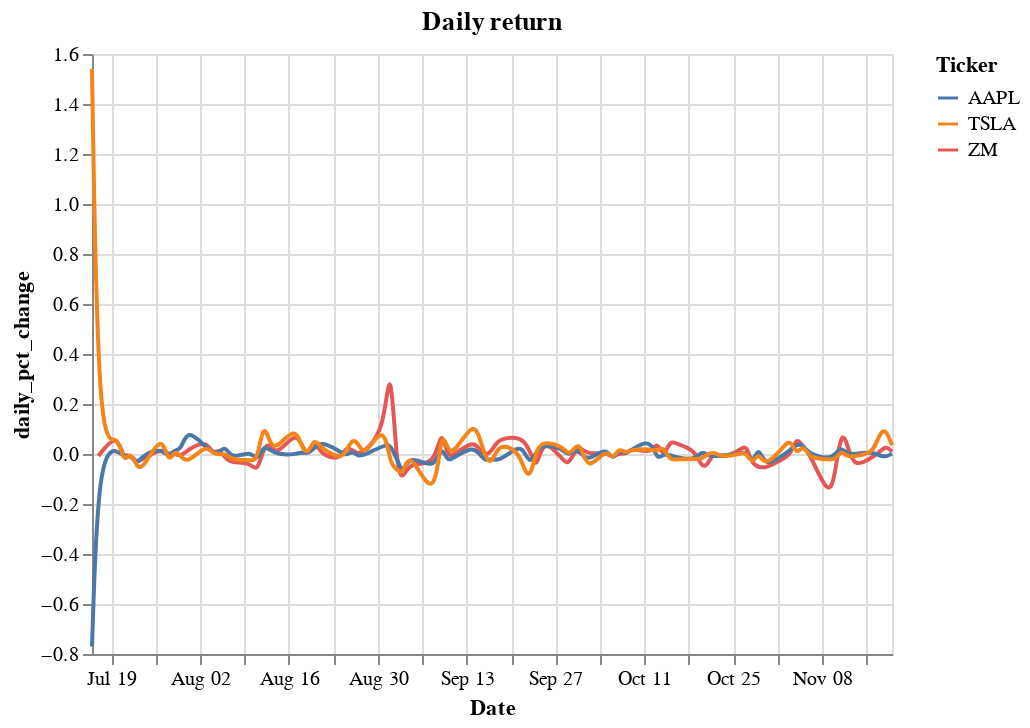

Here is the notebook cell this chart was saved with:
### Code cell
# plotting daily return

alt.Chart(df,title = 'Daily return').mark_line(interpolate='basis', ).encode(
    x='Date:T',
    y='daily_pct_change:Q',
    color='Ticker:N'
)

### Figure 1 — Vega-Lite specification as saved in the notebook (floating-point values rounded to 4 significant figures; data arrays with more than 128 entries replaced by an {"elided": "..."} marker saying what was removed)
{"config": {"view": {"continuousWidth": 400, "continuousHeight": 300}}, "data": {"name": "data-97d8bb253405adc546cd73d70b412768"}, "mark": {"type": "line", "interpolate": "basis"}, "encoding": {"color": {"type": "nominal", "field": "Ticker"}, "x": {"type": "temporal", "field": "Date"}, "y": {"type": "quantitative", "field": "daily_pct_change"}}, "title": "Daily return", "$schema": "https://vega.github.io/schema/vega-lite/v4.8.1.json", "datasets": {"data-97d8bb253405adc546cd73d70b412768": {"elided": "270 records"}}}
